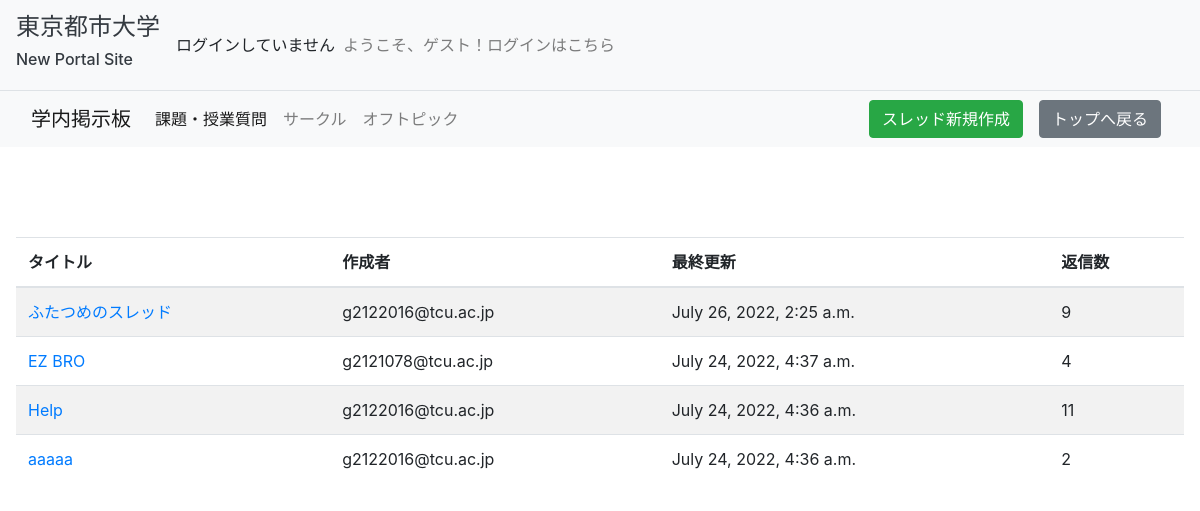
Screenshot of /social/1 with the database file from the repository.
### social/models.py (models this page shows, shortened)
class Genre(models.Model):
    genre_id = models.IntegerField(primary_key=True)
    name = models.CharField(max_length=20, blank=False)
    subtext = models.CharField(max_length=50, blank=True)
    class Meta:
        ordering = ('genre_id',)

class Thread(models.Model):
    owner = models.ForeignKey(User, on_delete=models.CASCADE)
    genre = models.ForeignKey(Genre, on_delete=models.PROTECT)
    date_created = models.DateTimeField()
    last_update = models.DateTimeField()
    title = models.CharField(max_length=50, blank=False)
    replies = models.IntegerField(default=0)
    class Meta:
        ordering = ('last_update',)

### accounts/models.py (models this page shows, shortened)
class User(AbstractBaseUser, PermissionsMixin):
    validate_tcu_email = RegexValidator(
        regex=r"g([0-9]{2})([0-9]{2})([0-9]{3})@tcu\.ac\.jp",
        message="TCU Students Only",
    )
    email = models.EmailField('email address', unique=True, validators=[validate_tcu_email])
    first_name = models.CharField('given name', max_length=30, blank=True)
    last_name = models.CharField('family name', max_length=30, blank=True)
    cafeteria_ticket = models.IntegerField('cafeteria ticket', default=5)
    is_staff = models.BooleanField(
        'staff status',
        default=False,
        help_text='Permission to access to the admin page'
    )
    is_active = models.BooleanField(
        'active',
        default=True,
        help_text='Set False to deactivate accounts'
    )
    date_joined = models.DateTimeField('date joined', default=timezone.now)
    objects = CustomUserManager()
    EMAIL_FIELD = 'email'
    USERNAME_FIELD = 'email'
    REQUIRED_FIELDS = []
    class Meta:
        verbose_name = 'user'
        verbose_name_plural = 'users'

### social/views.py (the view)
# urls.py: path('', views.Top.as_view(), name='top'),
class Top(View):
    template_name = 'social/top.html'
    def get(self, request, *args, **kwargs):
        if 'genre_id' not in self.kwargs:
            return redirect('social:top', genre_id=1)
        genre_id = self.kwargs['genre_id']
        current_genre = get_object_or_404(Genre, genre_id=genre_id)
        genres = Genre.objects.all()
        threads = Thread.objects.filter(genre=current_genre).order_by('-last_update')
        params = {
            'current_genre': current_genre,
            'genres': genres,
            'threads': threads,
        }
        return render(request, self.template_name, params)

### templates/social/top.html
{% extends 'social/base.html' %}
{% block navbar-list %}
    {% for genre in genres %}
        {% if genre == current_genre %}
            <a class="nav-link active" href="{% url 'social:top' genre.genre_id %}">{{ genre.name }}</a>
        {% else %}
            <a class="nav-link" href="{% url 'social:top' genre.genre_id %}">{{ genre.name }}</a>
        {% endif %}
    {% endfor %}
{% endblock %}
{% block sub-content %}
<div class="px-3">
<table class="table table-striped">
    <thead>
    <tr>
      <th scope="col">タイトル</th>
      <th scope="col">作成者</th>
      <th scope="col">最終更新</th>
      <th scope="col">返信数</th>
    </tr>
    </thead>
    <tbody>
    {% for thread in threads %}
        <tr>
            <td><a href="{% url 'social:view_posts' thread.pk %}">{{ thread.title }}</a></td>
            <td>{{ thread.owner }}</td>
            <td>{{ thread.last_update }}</td>
            <td>{{ thread.replies }}</td>
        </tr>
    {% endfor %}
    </tbody>
</table>
</div>
{% endblock %}
{% block navbar-submenu %}
    <form action="{% url 'social:create_thread' %}" method="get" class="d-flex px-2">
        <button class="btn btn-success" type="submit">スレッド新規作成</button>
    </form>
    <form action="{% url 'accounts:top' %}" method="get" class="d-flex px-2">
      <button class="btn btn-secondary" type="submit">トップへ戻る</button>
    </form>
{% endblock %}

### rows the page displays
Genre: name "課題・授業質問"
Genre: name "サークル"
Genre: name "オフトピック"
Thread: title "ふたつめのスレッド", owner "g2122016@tcu.ac.jp", last_update "July 26, 2022, 2:25 a.m.", replies "9"
Thread: title "EZ BRO", owner "g2121078@tcu.ac.jp", last_update "July 24, 2022, 4:37 a.m.", replies "4"
Thread: title "Help", owner "g2122016@tcu.ac.jp", last_update "July 24, 2022, 4:36 a.m.", replies "11"
Thread: title "aaaaa", owner "g2122016@tcu.ac.jp", last_update "July 24, 2022, 4:36 a.m.", replies "2"
